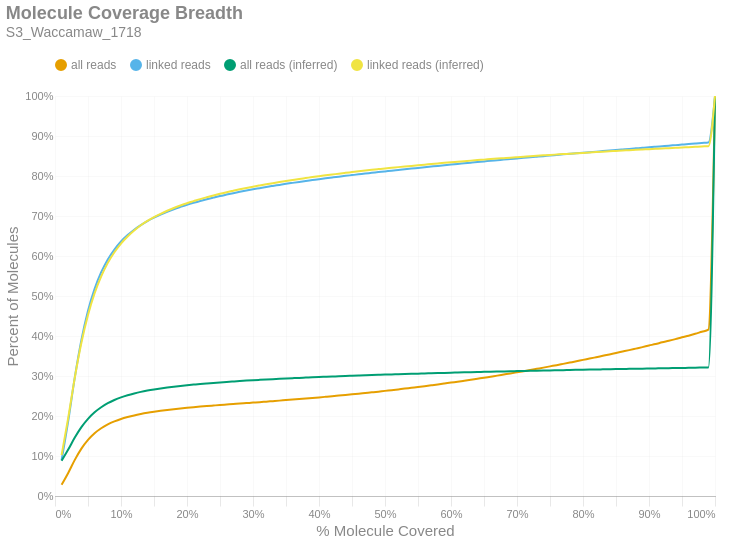

This figure's notebook cell:
### Markdown cell above
### Molecule Read Coverage
This chart shows molecule coverage breadth as computed by the number of bases aligned to that molecule. In other words, "*how much of each unique long molecule is actually sequenced/aligned?*" Keep in mind there is a distinction between sequences and alignments, since some sequences belonging to a particular molecule may not align well and wouldn't appear in the alignment data. This chart also shows molecule coverage breadth as computed by the *inferred fragment* from which the aligned sequences originate. Unlike read coverage, this calculation takes into account the total insert size, including unsequenced gaps between the forward and reverse reads. Like the previous figures, these are cumulative percents.

### Code cell
if SKIPLR:
    print_html(f"Skipped")
else:
    binned_df = consolidated_hist(valids['coverage_bp'], mask, 0.01, True)
    binned_df_inf = consolidated_hist(valids['coverage_inserts'], mask, 0.01, True)
    binned_df = binned_df.with_columns(pl.lit(binned_df_inf['all reads (cumsum)']).alias('all reads (inferred)'))
    binned_df = binned_df.with_columns(pl.lit(binned_df_inf['linked reads (cumsum)']).alias('linked reads (inferred)'))
    binned_df = binned_df.with_columns(
        (pl.col('bin').cast(pl.Float64) + 0.01).alias('right_edge')
    )

    with SafeRender(binned_df):
        (
            density_plot(binned_df, 'Molecule Coverage Breadth', samplename, 'molcov', ['all reads (inferred)','linked reads (inferred)'])
            .encode(
                #x=alt.X('bin:Q', title="% Molecule Covered").axis(format = '%').scale(padding=0),
                x=alt.X('right_edge:Q', title="% Molecule Covered").axis(format='%').scale(padding=0),
                y=alt.Y('value:Q', title='Percent of Molecules')
                    .axis(format='%')
                    .stack(False)
                    .scale(domainMin=0, padding=0),
                color=alt.Color("key:N").scale(domain = ["all reads", "linked reads", "all reads (inferred)", "linked reads (inferred)"]),
                tooltip = [
                    alt.Tooltip("key:N", title = "Data Type"),
                    alt.Tooltip("range_label:N", title="% Molecule Covered"),
                    alt.Tooltip("value:Q", format = ".2%", title="% Molecules")
                ]
            )
        ).display()

### Figure 1 — Vega-Lite specification as saved in the notebook (floating-point values rounded to 4 significant figures)
{"width": "container", "height": 400, "config": {"title": {"anchor": "start", "dy": -15, "fontSize": 18, "color": "#888888", "subtitleColor": "#888888", "subtitleFontSize": 14}, "arc": {"fill": "#0072B2"}, "axis": {"domainColor": "#888888", "domainWidth": 0.5, "gridWidth": 0.2, "grid": false, "titleFontWeight": 400, "titleFontSize": 15, "labelFontSize": 11, "labelColor": "#888888", "tickColor": "#888888", "tickWidth": 0.2, "titleColor": "#888888"}, "axisBand": {"grid": false}, "axisX": {"grid": true, "tickSize": 10, "domainCap": "round"}, "axisY": {"domain": false, "grid": true, "tickSize": 0, "domainCap": "round"}, "background": "transparent", "header": {"labelFontSize": 15, "labelColor": "#888888", "titleFontSize": 15, "titleFontWeight": 600, "titleColor": "#888888"}, "legend": {"labelFont": "sans-serif", "labelFontSize": 12, "labelColor": "#888888", "symbolSize": 100, "symbolType": "circle", "titleFontSize": 12, "titlePadding": 10, "titleColor": "#888888", "title": null, "orient": "top"}, "range": {"category": ["#E69F00", "#56B4E9", "#009E73", "#F0E442", "#0072B2", "#D55E00", "#CC79A7", "#000000"], "diverging": ["#cfe8f3", "#a2d4ec", "#73bfe2", "#46abdb", "#1696d2", "#12719e"]}, "area": {"fill": "#0072B2", "fillOpacity": 0.7, "line": true, "strokeOpacity": 0.7}, "line": {"color": "#0072B2", "stroke": "#0072B2", "strokeWidth": 2}, "trail": {"color": "#0072B2", "stroke": "#0072B2", "strokeWidth": 0, "size": 1}, "point": {"filled": true, "fillOpacity": 1.0, "size": 95}, "text": {"color": "#888888", "fontSize": 11, "align": "right", "fontWeight": 400, "size": 11}, "bar": {"fill": "#0072B2", "stroke": null}, "view": {"stroke": null, "continuousWidth": 660, "continuousHeight": 400}}, "data": {"name": "data-495b28a3a701ecb0a9f95ce7e8876200"}, "mark": {"type": "line", "interpolate": "monotone", "point": {"opacity": 0, "size": 275}}, "encoding": {"color": {"field": "key", "scale": {"domain": ["all reads", "linked reads", "all reads (inferred)", "linked reads (inferred)"]}, "type": "nominal"}, "tooltip": [{"field": "key", "title": "Data Type", "type": "nominal"}, {"field": "range_label", "title": "% Molecule Covered", "type": "nominal"}, {"field": "value", "format": ".2%", "title": "% Molecules", "type": "quantitative"}], "x": {"axis": {"format": "%"}, "field": "right_edge", "scale": {"padding": 0}, "title": "% Molecule Covered", "type": "quantitative"}, "y": {"axis": {"format": "%"}, "field": "value", "scale": {"domainMin": 0, "padding": 0}, "stack": false, "title": "Percent of Molecules", "type": "quantitative"}}, "params": [{"name": "param_c36ac31b6afebe62", "select": {"type": "point", "fields": ["key"]}, "bind": "legend"}], "title": {"text": "Molecule Coverage Breadth", "subtitle": "S3_Waccamaw_1718"}, "transform": [{"fold": ["all reads (cumsum)", "linked reads (cumsum)", "all reads (inferred)", "linked reads (inferred)"]}, {"calculate": "replace(datum.key, ' (cumsum)', '')", "as": "key"}, {"filter": {"param": "param_c36ac31b6afebe62"}}], "usermeta": {"embedOptions": {"downloadFileName": "S3_Waccamaw_1718.molcov"}}, "$schema": "https://vega.github.io/schema/vega-lite/v6.1.0.json", "datasets": {"data-495b28a3a701ecb0a9f95ce7e8876200": [{"bin": "0.0", "interval": "0.0-0.01", "all reads": 0.02797, "linked reads": 0.0893, "all reads (cumsum)": 0.02797, "linked reads (cumsum)": 0.0893, "range_label": "0.0-0.01", "all reads (inferred)": 0.08788, "linked reads (inferred)": 0.1023, "right_edge": 0.01}, {"bin": "0.01", "interval": "0.01-0.02", "all reads": 0.02952, "linked reads": 0.09773, "all reads (cumsum)": 0.05749, "linked reads (cumsum)": 0.187, "range_label": "0.01-0.02", "all reads (inferred)": 0.116, "linked reads (inferred)": 0.1954, "right_edge": 0.02}, {"bin": "0.02", "interval": "0.02-0.03", "all reads": 0.03288, "linked reads": 0.1094, "all reads (cumsum)": 0.09037, "linked reads (cumsum)": 0.2964, "range_label": "0.02-0.03", "all reads (inferred)": 0.1462, "linked reads (inferred)": 0.2961, "right_edge": 0.03}, {"bin": "0.03", "interval": "0.03-0.04", "all reads": 0.02811, "linked reads": 0.09363, "all reads (cumsum)": 0.1185, "linked reads (cumsum)": 0.3901, "range_label": "0.03-0.04", "all reads (inferred)": 0.1722, "linked reads (inferred)": 0.383, "right_edge": 0.04}, {"bin": "0.04", "interval": "0.04-0.05", "all reads": 0.02189, "linked reads": 0.07293, "all reads (cumsum)": 0.1404, "linked reads (cumsum)": 0.463, "range_label": "0.04-0.05", "all reads (inferred)": 0.193, "linked reads (inferred)": 0.4525, "right_edge": 0.05}, {"bin": "0.05", "interval": "0.05-0.06", "all reads": 0.01655, "linked reads": 0.05507, "all reads (cumsum)": 0.1569, "linked reads (cumsum)": 0.5181, "range_label": "0.05-0.06", "all reads (inferred)": 0.2093, "linked reads (inferred)": 0.5068, "right_edge": 0.06}, {"bin": "0.06", "interval": "0.06-0.07", "all reads": 0.01245, "linked reads": 0.04141, "all reads (cumsum)": 0.1694, "linked reads (cumsum)": 0.5595, "range_label": "0.06-0.07", "all reads (inferred)": 0.2219, "linked reads (inferred)": 0.549, "right_edge": 0.07}, {"bin": "0.07", "interval": "0.07-0.08", "all reads": 0.009619, "linked reads": 0.03195, "all reads (cumsum)": 0.179, "linked reads (cumsum)": 0.5914, "range_label": "0.07-0.08", "all reads (inferred)": 0.2321, "linked reads (inferred)": 0.5828, "right_edge": 0.08}, {"bin": "0.08", "interval": "0.08-0.09", "all reads": 0.007442, "linked reads": 0.02472, "all reads (cumsum)": 0.1864, "linked reads (cumsum)": 0.6161, "range_label": "0.08-0.09", "all reads (inferred)": 0.24, "linked reads (inferred)": 0.6094, "right_edge": 0.09}, {"bin": "0.09", "interval": "0.09-0.1", "all reads": 0.00611, "linked reads": 0.02022, "all reads (cumsum)": 0.1925, "linked reads (cumsum)": 0.6364, "range_label": "0.09-0.1", "all reads (inferred)": 0.2466, "linked reads (inferred)": 0.6311, "right_edge": 0.1}, {"bin": "0.1", "interval": "0.1-0.11", "all reads": 0.0048, "linked reads": 0.01587, "all reads (cumsum)": 0.1973, "linked reads (cumsum)": 0.6522, "range_label": "0.1-0.11", "all reads (inferred)": 0.2519, "linked reads (inferred)": 0.6488, "right_edge": 0.11}, {"bin": "0.11", "interval": "0.11-0.12", "all reads": 0.004113, "linked reads": 0.01357, "all reads (cumsum)": 0.2015, "linked reads (cumsum)": 0.6658, "range_label": "0.11-0.12", "all reads (inferred)": 0.2564, "linked reads (inferred)": 0.6638, "right_edge": 0.12}, {"bin": "0.12", "interval": "0.12-0.13", "all reads": 0.003474, "linked reads": 0.01144, "all reads (cumsum)": 0.2049, "linked reads (cumsum)": 0.6772, "range_label": "0.12-0.13", "all reads (inferred)": 0.2603, "linked reads (inferred)": 0.6768, "right_edge": 0.13}, {"bin": "0.13", "interval": "0.13-0.14", "all reads": 0.003028, "linked reads": 0.009974, "all reads (cumsum)": 0.208, "linked reads (cumsum)": 0.6872, "range_label": "0.13-0.14", "all reads (inferred)": 0.2636, "linked reads (inferred)": 0.6877, "right_edge": 0.14}, {"bin": "0.14", "interval": "0.14-0.15", "all reads": 0.002639, "linked reads": 0.008659, "all reads (cumsum)": 0.2106, "linked reads (cumsum)": 0.6959, "range_label": "0.14-0.15", "all reads (inferred)": 0.2664, "linked reads (inferred)": 0.6971, "right_edge": 0.15}, {"bin": "0.15", "interval": "0.15-0.16", "all reads": 0.002394, "linked reads": 0.007842, "all reads (cumsum)": 0.213, "linked reads (cumsum)": 0.7037, "range_label": "0.15-0.16", "all reads (inferred)": 0.2689, "linked reads (inferred)": 0.7054, "right_edge": 0.16}, {"bin": "0.16", "interval": "0.16-0.17", "all reads": 0.002133, "linked reads": 0.006962, "all reads (cumsum)": 0.2151, "linked reads (cumsum)": 0.7107, "range_label": "0.16-0.17", "all reads (inferred)": 0.2712, "linked reads (inferred)": 0.7131, "right_edge": 0.17}, {"bin": "0.17", "interval": "0.17-0.18", "all reads": 0.001943, "linked reads": 0.006318, "all reads (cumsum)": 0.2171, "linked reads (cumsum)": 0.717, "range_label": "0.17-0.18", "all reads (inferred)": 0.2733, "linked reads (inferred)": 0.72, "right_edge": 0.18}, {"bin": "0.18", "interval": "0.18-0.19", "all reads": 0.001772, "linked reads": 0.005697, "all reads (cumsum)": 0.2188, "linked reads (cumsum)": 0.7227, "range_label": "0.18-0.19", "all reads (inferred)": 0.2752, "linked reads (inferred)": 0.7263, "right_edge": 0.19}, {"bin": "0.19", "interval": "0.19-0.2", "all reads": 0.001673, "linked reads": 0.005399, "all reads (cumsum)": 0.2205, "linked reads (cumsum)": 0.7281, "range_label": "0.19-0.2", "all reads (inferred)": 0.2769, "linked reads (inferred)": 0.732, "right_edge": 0.2}, {"bin": "0.2", "interval": "0.2-0.21", "all reads": 0.001541, "linked reads": 0.004914, "all reads (cumsum)": 0.222, "linked reads (cumsum)": 0.733, "range_label": "0.2-0.21", "all reads (inferred)": 0.2785, "linked reads (inferred)": 0.7372, "right_edge": 0.21}, {"bin": "0.21", "interval": "0.21-0.22", "all reads": 0.001462, "linked reads": 0.004592, "all reads (cumsum)": 0.2235, "linked reads (cumsum)": 0.7376, "range_label": "0.21-0.22", "all reads (inferred)": 0.28, "linked reads (inferred)": 0.7423, "right_edge": 0.22}, {"bin": "0.22", "interval": "0.22-0.23", "all reads": 0.001358, "linked reads": 0.004256, "all reads (cumsum)": 0.2249, "linked reads (cumsum)": 0.7419, "range_label": "0.22-0.23", "all reads (inferred)": 0.2814, "linked reads (inferred)": 0.7469, "right_edge": 0.23}, {"bin": "0.23", "interval": "0.23-0.24", "all reads": 0.001308, "linked reads": 0.004072, "all reads (cumsum)": 0.2262, "linked reads (cumsum)": 0.7459, "range_label": "0.23-0.24", "all reads (inferred)": 0.2828, "linked reads (inferred)": 0.7514, "right_edge": 0.24}, {"bin": "0.24", "interval": "0.24-0.25", "all reads": 0.001298, "linked reads": 0.003992, "all reads (cumsum)": 0.2275, "linked reads (cumsum)": 0.7499, "range_label": "0.24-0.25", "all reads (inferred)": 0.284, "linked reads (inferred)": 0.7556, "right_edge": 0.25}, {"bin": "0.25", "interval": "0.25-0.26", "all reads": 0.001199, "linked reads": 0.003629, "all reads (cumsum)": 0.2287, "linked reads (cumsum)": 0.7535, "range_label": "0.25-0.26", "all reads (inferred)": 0.2852, "linked reads (inferred)": 0.7595, "right_edge": 0.26}, {"bin": "0.26", "interval": "0.26-0.27", "all reads": 0.001197, "linked reads": 0.003541, "all reads (cumsum)": 0.2299, "linked reads (cumsum)": 0.7571, "range_label": "0.26-0.27", "all reads (inferred)": 0.2863, "linked reads (inferred)": 0.7632, "right_edge": 0.27}, {"bin": "0.27", "interval": "0.27-0.28", "all reads": 0.001208, "linked reads": 0.003454, "all reads (cumsum)": 0.2311, "linked reads (cumsum)": 0.7605, "range_label": "0.27-0.28", "all reads (inferred)": 0.2874, "linked reads (inferred)": 0.7668, "right_edge": 0.28}, {"bin": "0.28", "interval": "0.28-0.29", "all reads": 0.001185, "linked reads": 0.003181, "all reads (cumsum)": 0.2323, "linked reads (cumsum)": 0.7637, "range_label": "0.28-0.29", "all reads (inferred)": 0.2884, "linked reads (inferred)": 0.7701, "right_edge": 0.29}, {"bin": "0.29", "interval": "0.29-0.3", "all reads": 0.001193, "linked reads": 0.003001, "all reads (cumsum)": 0.2335, "linked reads (cumsum)": 0.7667, "range_label": "0.29-0.3", "all reads (inferred)": 0.2894, "linked reads (inferred)": 0.7733, "right_edge": 0.3}, {"bin": "0.3", "interval": "0.3-0.31", "all reads": 0.001182, "linked reads": 0.002864, "all reads (cumsum)": 0.2346, "linked reads (cumsum)": 0.7696, "range_label": "0.3-0.31", "all reads (inferred)": 0.2903, "linked reads (inferred)": 0.7764, "right_edge": 0.31}, {"bin": "0.31", "interval": "0.31-0.32", "all reads": 0.001272, "linked reads": 0.002885, "all reads (cumsum)": 0.2359, "linked reads (cumsum)": 0.7725, "range_label": "0.31-0.32", "all reads (inferred)": 0.2912, "linked reads (inferred)": 0.7793, "right_edge": 0.32}, {"bin": "0.32", "interval": "0.32-0.33", "all reads": 0.001259, "linked reads": 0.002688, "all reads (cumsum)": 0.2372, "linked reads (cumsum)": 0.7752, "range_label": "0.32-0.33", "all reads (inferred)": 0.2921, "linked reads (inferred)": 0.7822, "right_edge": 0.33}, {"bin": "0.33", "interval": "0.33-0.34", "all reads": 0.001265, "linked reads": 0.002621, "all reads (cumsum)": 0.2384, "linked reads (cumsum)": 0.7778, "range_label": "0.33-0.34", "all reads (inferred)": 0.2929, "linked reads (inferred)": 0.7849, "right_edge": 0.34}, {"bin": "0.34", "interval": "0.34-0.35", "all reads": 0.001331, "linked reads": 0.002648, "all reads (cumsum)": 0.2398, "linked reads (cumsum)": 0.7804, "range_label": "0.34-0.35", "all reads (inferred)": 0.2937, "linked reads (inferred)": 0.7875, "right_edge": 0.35}, {"bin": "0.35", "interval": "0.35-0.36", "all reads": 0.001288, "linked reads": 0.002408, "all reads (cumsum)": 0.2411, "linked reads (cumsum)": 0.7828, "range_label": "0.35-0.36", "all reads (inferred)": 0.2945, "linked reads (inferred)": 0.7901, "right_edge": 0.36}, {"bin": "0.36", "interval": "0.36-0.37", "all reads": 0.001331, "linked reads": 0.002355, "all reads (cumsum)": 0.2424, "linked reads (cumsum)": 0.7852, "range_label": "0.36-0.37", "all reads (inferred)": 0.2953, "linked reads (inferred)": 0.7926, "right_edge": 0.37}, {"bin": "0.37", "interval": "0.37-0.38", "all reads": 0.001354, "linked reads": 0.002322, "all reads (cumsum)": 0.2437, "linked reads (cumsum)": 0.7875, "range_label": "0.37-0.38", "all reads (inferred)": 0.296, "linked reads (inferred)": 0.795, "right_edge": 0.38}, {"bin": "0.38", "interval": "0.38-0.39", "all reads": 0.001377, "linked reads": 0.002271, "all reads (cumsum)": 0.2451, "linked reads (cumsum)": 0.7898, "range_label": "0.38-0.39", "all reads (inferred)": 0.2968, "linked reads (inferred)": 0.7974, "right_edge": 0.39}, {"bin": "0.39", "interval": "0.39-0.4", "all reads": 0.001415, "linked reads": 0.002298, "all reads (cumsum)": 0.2465, "linked reads (cumsum)": 0.7921, "range_label": "0.39-0.4", "all reads (inferred)": 0.2975, "linked reads (inferred)": 0.7996, "right_edge": 0.4}, {"bin": "0.4", "interval": "0.4-0.41", "all reads": 0.001466, "linked reads": 0.002194, "all reads (cumsum)": 0.248, "linked reads (cumsum)": 0.7943, "range_label": "0.4-0.41", "all reads (inferred)": 0.2981, "linked reads (inferred)": 0.8016, "right_edge": 0.41}, {"bin": "0.41", "interval": "0.41-0.42", "all reads": 0.001485, "linked reads": 0.002038, "all reads (cumsum)": 0.2495, "linked reads (cumsum)": 0.7963, "range_label": "0.41-0.42", "all reads (inferred)": 0.2987, "linked reads (inferred)": 0.8037, "right_edge": 0.42}, {"bin": "0.42", "interval": "0.42-0.43", "all reads": 0.001556, "linked reads": 0.002029, "all reads (cumsum)": 0.251, "linked reads (cumsum)": 0.7983, "range_label": "0.42-0.43", "all reads (inferred)": 0.2994, "linked reads (inferred)": 0.8058, "right_edge": 0.43}, {"bin": "0.43", "interval": "0.43-0.44", "all reads": 0.001553, "linked reads": 0.002009, "all reads (cumsum)": 0.2526, "linked reads (cumsum)": 0.8004, "range_label": "0.43-0.44", "all reads (inferred)": 0.3, "linked reads (inferred)": 0.8078, "right_edge": 0.44}, {"bin": "0.44", "interval": "0.44-0.45", "all reads": 0.001553, "linked reads": 0.001865, "all reads (cumsum)": 0.2541, "linked reads (cumsum)": 0.8022, "range_label": "0.44-0.45", "all reads (inferred)": 0.3006, "linked reads (inferred)": 0.8098, "right_edge": 0.45}, {"bin": "0.45", "interval": "0.45-0.46", "all reads": 0.001636, "linked reads": 0.00187, "all reads (cumsum)": 0.2558, "linked reads (cumsum)": 0.8041, "range_label": "0.45-0.46", "all reads (inferred)": 0.3012, "linked reads (inferred)": 0.8117, "right_edge": 0.46}, {"bin": "0.46", "interval": "0.46-0.47", "all reads": 0.001698, "linked reads": 0.001964, "all reads (cumsum)": 0.2575, "linked reads (cumsum)": 0.8061, "range_label": "0.46-0.47", "all reads (inferred)": 0.3018, "linked reads (inferred)": 0.8136, "right_edge": 0.47}, {"bin": "0.47", "interval": "0.47-0.48", "all reads": 0.001679, "linked reads": 0.001786, "all reads (cumsum)": 0.2592, "linked reads (cumsum)": 0.8078, "range_label": "0.47-0.48", "all reads (inferred)": 0.3024, "linked reads (inferred)": 0.8155, "right_edge": 0.48}, {"bin": "0.48", "interval": "0.48-0.49", "all reads": 0.001721, "linked reads": 0.001904, "all reads (cumsum)": 0.2609, "linked reads (cumsum)": 0.8097, "range_label": "0.48-0.49", "all reads (inferred)": 0.3029, "linked reads (inferred)": 0.8172, "right_edge": 0.49}, {"bin": "0.49", "interval": "0.49-0.5", "all reads": 0.001943, "linked reads": 0.001783, "all reads (cumsum)": 0.2628, "linked reads (cumsum)": 0.8115, "range_label": "0.49-0.5", "all reads (inferred)": 0.3035, "linked reads (inferred)": 0.819, "right_edge": 0.5}, {"bin": "0.5", "interval": "0.5-0.51", "all reads": 0.001718, "linked reads": 0.001735, "all reads (cumsum)": 0.2645, "linked reads (cumsum)": 0.8133, "range_label": "0.5-0.51", "all reads (inferred)": 0.304, "linked reads (inferred)": 0.8206, "right_edge": 0.51}, {"bin": "0.51", "interval": "0.51-0.52", "all reads": 0.001982, "linked reads": 0.001825, "all reads (cumsum)": 0.2665, "linked reads (cumsum)": 0.8151, "range_label": "0.51-0.52", "all reads (inferred)": 0.3045, "linked reads (inferred)": 0.8222, "right_edge": 0.52}, {"bin": "0.52", "interval": "0.52-0.53", "all reads": 0.001958, "linked reads": 0.001813, "all reads (cumsum)": 0.2685, "linked reads (cumsum)": 0.8169, "range_label": "0.52-0.53", "all reads (inferred)": 0.3049, "linked reads (inferred)": 0.8238, "right_edge": 0.53}, {"bin": "0.53", "interval": "0.53-0.54", "all reads": 0.002026, "linked reads": 0.001705, "all reads (cumsum)": 0.2705, "linked reads (cumsum)": 0.8186, "range_label": "0.53-0.54", "all reads (inferred)": 0.3054, "linked reads (inferred)": 0.8253, "right_edge": 0.54}, {"bin": "0.54", "interval": "0.54-0.55", "all reads": 0.001986, "linked reads": 0.001621, "all reads (cumsum)": 0.2725, "linked reads (cumsum)": 0.8202, "range_label": "0.54-0.55", "all reads (inferred)": 0.3059, "linked reads (inferred)": 0.8268, "right_edge": 0.55}, {"bin": "0.55", "interval": "0.55-0.56", "all reads": 0.00207, "linked reads": 0.001639, "all reads (cumsum)": 0.2746, "linked reads (cumsum)": 0.8219, "range_label": "0.55-0.56", "all reads (inferred)": 0.3064, "linked reads (inferred)": 0.8283, "right_edge": 0.56}, {"bin": "0.56", "interval": "0.56-0.57", "all reads": 0.002115, "linked reads": 0.001659, "all reads (cumsum)": 0.2767, "linked reads (cumsum)": 0.8235, "range_label": "0.56-0.57", "all reads (inferred)": 0.3069, "linked reads (inferred)": 0.8299, "right_edge": 0.57}, {"bin": "0.57", "interval": "0.57-0.58", "all reads": 0.002165, "linked reads": 0.001657, "all reads (cumsum)": 0.2788, "linked reads (cumsum)": 0.8252, "range_label": "0.57-0.58", "all reads (inferred)": 0.3073, "linked reads (inferred)": 0.8314, "right_edge": 0.58}, {"bin": "0.58", "interval": "0.58-0.59", "all reads": 0.002315, "linked reads": 0.001683, "all reads (cumsum)": 0.2812, "linked reads (cumsum)": 0.8269, "range_label": "0.58-0.59", "all reads (inferred)": 0.3078, "linked reads (inferred)": 0.8329, "right_edge": 0.59}, {"bin": "0.59", "interval": "0.59-0.6", "all reads": 0.002385, "linked reads": 0.001702, "all reads (cumsum)": 0.2835, "linked reads (cumsum)": 0.8286, "range_label": "0.59-0.6", "all reads (inferred)": 0.3082, "linked reads (inferred)": 0.8343, "right_edge": 0.6}, {"bin": "0.6", "interval": "0.6-0.61", "all reads": 0.002273, "linked reads": 0.001565, "all reads (cumsum)": 0.2858, "linked reads (cumsum)": 0.8301, "range_label": "0.6-0.61", "all reads (inferred)": 0.3087, "linked reads (inferred)": 0.8356, "right_edge": 0.61}, {"bin": "0.61", "interval": "0.61-0.62", "all reads": 0.0024, "linked reads": 0.001628, "all reads (cumsum)": 0.2882, "linked reads (cumsum)": 0.8318, "range_label": "0.61-0.62", "all reads (inferred)": 0.3091, "linked reads (inferred)": 0.837, "right_edge": 0.62}, {"bin": "0.62", "interval": "0.62-0.63", "all reads": 0.00244, "linked reads": 0.001599, "all reads (cumsum)": 0.2907, "linked reads (cumsum)": 0.8334, "range_label": "0.62-0.63", "all reads (inferred)": 0.3096, "linked reads (inferred)": 0.8384, "right_edge": 0.63}, {"bin": "0.63", "interval": "0.63-0.64", "all reads": 0.002525, "linked reads": 0.001573, "all reads (cumsum)": 0.2932, "linked reads (cumsum)": 0.8349, "range_label": "0.63-0.64", "all reads (inferred)": 0.31, "linked reads (inferred)": 0.8397, "right_edge": 0.64}, {"bin": "0.64", "interval": "0.64-0.65", "all reads": 0.002465, "linked reads": 0.001493, "all reads (cumsum)": 0.2956, "linked reads (cumsum)": 0.8364, "range_label": "0.64-0.65", "all reads (inferred)": 0.3103, "linked reads (inferred)": 0.8409, "right_edge": 0.65}, {"bin": "0.65", "interval": "0.65-0.66", "all reads": 0.002711, "linked reads": 0.001618, "all reads (cumsum)": 0.2984, "linked reads (cumsum)": 0.838, "range_label": "0.65-0.66", "all reads (inferred)": 0.3107, "linked reads (inferred)": 0.8422, "right_edge": 0.66}, {"bin": "0.66", "interval": "0.66-0.67", "all reads": 0.002587, "linked reads": 0.001476, "all reads (cumsum)": 0.3009, "linked reads (cumsum)": 0.8395, "range_label": "0.66-0.67", "all reads (inferred)": 0.3111, "linked reads (inferred)": 0.8435, "right_edge": 0.67}, {"bin": "0.67", "interval": "0.67-0.68", "all reads": 0.002731, "linked reads": 0.001522, "all reads (cumsum)": 0.3037, "linked reads (cumsum)": 0.841, "range_label": "0.67-0.68", "all reads (inferred)": 0.3115, "linked reads (inferred)": 0.8447, "right_edge": 0.68}, {"bin": "0.68", "interval": "0.68-0.69", "all reads": 0.002698, "linked reads": 0.00145, "all reads (cumsum)": 0.3064, "linked reads (cumsum)": 0.8425, "range_label": "0.68-0.69", "all reads (inferred)": 0.3119, "linked reads (inferred)": 0.8459, "right_edge": 0.69}, {"bin": "0.69", "interval": "0.69-0.7", "all reads": 0.002838, "linked reads": 0.001472, "all reads (cumsum)": 0.3092, "linked reads (cumsum)": 0.844, "range_label": "0.69-0.7", "all reads (inferred)": 0.3123, "linked reads (inferred)": 0.847, "right_edge": 0.7}, {"bin": "0.7", "interval": "0.7-0.71", "all reads": 0.002856, "linked reads": 0.001462, "all reads (cumsum)": 0.3121, "linked reads (cumsum)": 0.8454, "range_label": "0.7-0.71", "all reads (inferred)": 0.3126, "linked reads (inferred)": 0.8482, "right_edge": 0.71}, {"bin": "0.71", "interval": "0.71-0.72", "all reads": 0.002882, "linked reads": 0.001387, "all reads (cumsum)": 0.3149, "linked reads (cumsum)": 0.8468, "range_label": "0.71-0.72", "all reads (inferred)": 0.313, "linked reads (inferred)": 0.8493, "right_edge": 0.72}, {"bin": "0.72", "interval": "0.72-0.73", "all reads": 0.002991, "linked reads": 0.001424, "all reads (cumsum)": 0.3179, "linked reads (cumsum)": 0.8482, "range_label": "0.72-0.73", "all reads (inferred)": 0.3133, "linked reads (inferred)": 0.8505, "right_edge": 0.73}, {"bin": "0.73", "interval": "0.73-0.74", "all reads": 0.002978, "linked reads": 0.001438, "all reads (cumsum)": 0.3209, "linked reads (cumsum)": 0.8497, "range_label": "0.73-0.74", "all reads (inferred)": 0.3137, "linked reads (inferred)": 0.8516, "right_edge": 0.74}, {"bin": "0.74", "interval": "0.74-0.75", "all reads": 0.003133, "linked reads": 0.001495, "all reads (cumsum)": 0.324, "linked reads (cumsum)": 0.8512, "range_label": "0.74-0.75", "all reads (inferred)": 0.314, "linked reads (inferred)": 0.8527, "right_edge": 0.75}, {"bin": "0.75", "interval": "0.75-0.76", "all reads": 0.003091, "linked reads": 0.001431, "all reads (cumsum)": 0.3271, "linked reads (cumsum)": 0.8526, "range_label": "0.75-0.76", "all reads (inferred)": 0.3144, "linked reads (inferred)": 0.8537, "right_edge": 0.76}, {"bin": "0.76", "interval": "0.76-0.77", "all reads": 0.003206, "linked reads": 0.001453, "all reads (cumsum)": 0.3303, "linked reads (cumsum)": 0.8541, "range_label": "0.76-0.77", "all reads (inferred)": 0.3147, "linked reads (inferred)": 0.8547, "right_edge": 0.77}, {"bin": "0.77", "interval": "0.77-0.78", "all reads": 0.003207, "linked reads": 0.001339, "all reads (cumsum)": 0.3336, "linked reads (cumsum)": 0.8554, "range_label": "0.77-0.78", "all reads (inferred)": 0.3151, "linked reads (inferred)": 0.8558, "right_edge": 0.78}, {"bin": "0.78", "interval": "0.78-0.79", "all reads": 0.003208, "linked reads": 0.00138, "all reads (cumsum)": 0.3368, "linked reads (cumsum)": 0.8568, "range_label": "0.78-0.79", "all reads (inferred)": 0.3154, "linked reads (inferred)": 0.8568, "right_edge": 0.79}, {"bin": "0.79", "interval": "0.79-0.8", "all reads": 0.003503, "linked reads": 0.001472, "all reads (cumsum)": 0.3403, "linked reads (cumsum)": 0.8582, "range_label": "0.79-0.8", "all reads (inferred)": 0.3157, "linked reads (inferred)": 0.8578, "right_edge": 0.8}, {"bin": "0.8", "interval": "0.8-0.81", "all reads": 0.00326, "linked reads": 0.001364, "all reads (cumsum)": 0.3435, "linked reads (cumsum)": 0.8596, "range_label": "0.8-0.81", "all reads (inferred)": 0.316, "linked reads (inferred)": 0.8588, "right_edge": 0.81}, {"bin": "0.81", "interval": "0.81-0.82", "all reads": 0.003462, "linked reads": 0.001328, "all reads (cumsum)": 0.347, "linked reads (cumsum)": 0.8609, "range_label": "0.81-0.82", "all reads (inferred)": 0.3163, "linked reads (inferred)": 0.8598, "right_edge": 0.82}, {"bin": "0.82", "interval": "0.82-0.83", "all reads": 0.003484, "linked reads": 0.001304, "all reads (cumsum)": 0.3505, "linked reads (cumsum)": 0.8622, "range_label": "0.82-0.83", "all reads (inferred)": 0.3167, "linked reads (inferred)": 0.8609, "right_edge": 0.83}, {"bin": "0.83", "interval": "0.83-0.84", "all reads": 0.003473, "linked reads": 0.001364, "all reads (cumsum)": 0.3539, "linked reads (cumsum)": 0.8636, "range_label": "0.83-0.84", "all reads (inferred)": 0.317, "linked reads (inferred)": 0.8618, "right_edge": 0.84}, {"bin": "0.84", "interval": "0.84-0.85", "all reads": 0.003602, "linked reads": 0.001402, "all reads (cumsum)": 0.3575, "linked reads (cumsum)": 0.865, "range_label": "0.84-0.85", "all reads (inferred)": 0.3173, "linked reads (inferred)": 0.8627, "right_edge": 0.85}, {"bin": "0.85", "interval": "0.85-0.86", "all reads": 0.003588, "linked reads": 0.001352, "all reads (cumsum)": 0.3611, "linked reads (cumsum)": 0.8664, "range_label": "0.85-0.86", "all reads (inferred)": 0.3176, "linked reads (inferred)": 0.8636, "right_edge": 0.86}, {"bin": "0.86", "interval": "0.86-0.87", "all reads": 0.003593, "linked reads": 0.001345, "all reads (cumsum)": 0.3647, "linked reads (cumsum)": 0.8677, "range_label": "0.86-0.87", "all reads (inferred)": 0.3178, "linked reads (inferred)": 0.8645, "right_edge": 0.87}, {"bin": "0.87", "interval": "0.87-0.88", "all reads": 0.003736, "linked reads": 0.001387, "all reads (cumsum)": 0.3685, "linked reads (cumsum)": 0.8691, "range_label": "0.87-0.88", "all reads (inferred)": 0.3181, "linked reads (inferred)": 0.8654, "right_edge": 0.88}, {"bin": "0.88", "interval": "0.88-0.89", "all reads": 0.003757, "linked reads": 0.001392, "all reads (cumsum)": 0.3722, "linked reads (cumsum)": 0.8705, "range_label": "0.88-0.89", "all reads (inferred)": 0.3184, "linked reads (inferred)": 0.8663, "right_edge": 0.89}, {"bin": "0.89", "interval": "0.89-0.9", "all reads": 0.003955, "linked reads": 0.001375, "all reads (cumsum)": 0.3762, "linked reads (cumsum)": 0.8719, "range_label": "0.89-0.9", "all reads (inferred)": 0.3187, "linked reads (inferred)": 0.8671, "right_edge": 0.9}, {"bin": "0.9", "interval": "0.9-0.91", "all reads": 0.003747, "linked reads": 0.001328, "all reads (cumsum)": 0.3799, "linked reads (cumsum)": 0.8732, "range_label": "0.9-0.91", "all reads (inferred)": 0.319, "linked reads (inferred)": 0.868, "right_edge": 0.91}, {"bin": "0.91", "interval": "0.91-0.92", "all reads": 0.004284, "linked reads": 0.001321, "all reads (cumsum)": 0.3842, "linked reads (cumsum)": 0.8745, "range_label": "0.91-0.92", "all reads (inferred)": 0.3193, "linked reads (inferred)": 0.8688, "right_edge": 0.92}, {"bin": "0.92", "interval": "0.92-0.93", "all reads": 0.00379, "linked reads": 0.001323, "all reads (cumsum)": 0.388, "linked reads (cumsum)": 0.8758, "range_label": "0.92-0.93", "all reads (inferred)": 0.3196, "linked reads (inferred)": 0.8696, "right_edge": 0.93}, {"bin": "0.93", "interval": "0.93-0.94", "all reads": 0.004132, "linked reads": 0.001351, "all reads (cumsum)": 0.3921, "linked reads (cumsum)": 0.8772, "range_label": "0.93-0.94", "all reads (inferred)": 0.3199, "linked reads (inferred)": 0.8705, "right_edge": 0.94}, {"bin": "0.94", "interval": "0.94-0.95", "all reads": 0.004635, "linked reads": 0.00134, "all reads (cumsum)": 0.3968, "linked reads (cumsum)": 0.8785, "range_label": "0.94-0.95", "all reads (inferred)": 0.3201, "linked reads (inferred)": 0.8713, "right_edge": 0.95}, {"bin": "0.95", "interval": "0.95-0.96", "all reads": 0.004017, "linked reads": 0.001344, "all reads (cumsum)": 0.4008, "linked reads (cumsum)": 0.8799, "range_label": "0.95-0.96", "all reads (inferred)": 0.3205, "linked reads (inferred)": 0.8722, "right_edge": 0.96}, {"bin": "0.96", "interval": "0.96-0.97", "all reads": 0.004655, "linked reads": 0.001347, "all reads (cumsum)": 0.4054, "linked reads (cumsum)": 0.8812, "range_label": "0.96-0.97", "all reads (inferred)": 0.3208, "linked reads (inferred)": 0.873, "right_edge": 0.97}, {"bin": "0.97", "interval": "0.97-0.98", "all reads": 0.005267, "linked reads": 0.001342, "all reads (cumsum)": 0.4107, "linked reads (cumsum)": 0.8826, "range_label": "0.97-0.98", "all reads (inferred)": 0.3211, "linked reads (inferred)": 0.8739, "right_edge": 0.98}, {"bin": "0.98", "interval": "0.98-0.99", "all reads": 0.005045, "linked reads": 0.001316, "all reads (cumsum)": 0.4157, "linked reads (cumsum)": 0.8839, "range_label": "0.98-0.99", "all reads (inferred)": 0.3215, "linked reads (inferred)": 0.8744, "right_edge": 0.99}, {"bin": "0.99", "interval": "0.99-1.0", "all reads": 0.5843, "linked reads": 0.1161, "all reads (cumsum)": 1.0, "linked reads (cumsum)": 1.0, "range_label": "0.99-1.0", "all reads (inferred)": 1.0, "linked reads (inferred)": 1.0, "right_edge": 1.0}]}}
